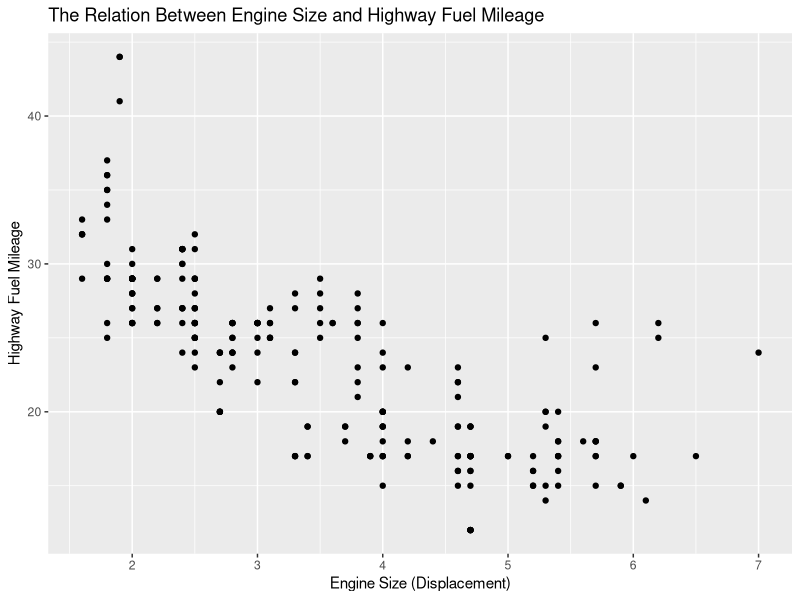

This figure's R source:
## ---- chunk 1

#|include: false
library(tidyverse)

## ---- chunk 2

ggplot(
  data = mpg,
  aes(
    x = displ,
    y = hwy
  )
) + 
geom_point() +
labs(
  title = "The Relation Between Engine Size and Highway Fuel Mileage",
  x = "Engine Size (Displacement)",
  y = "Highway Fuel Mileage"
) 

